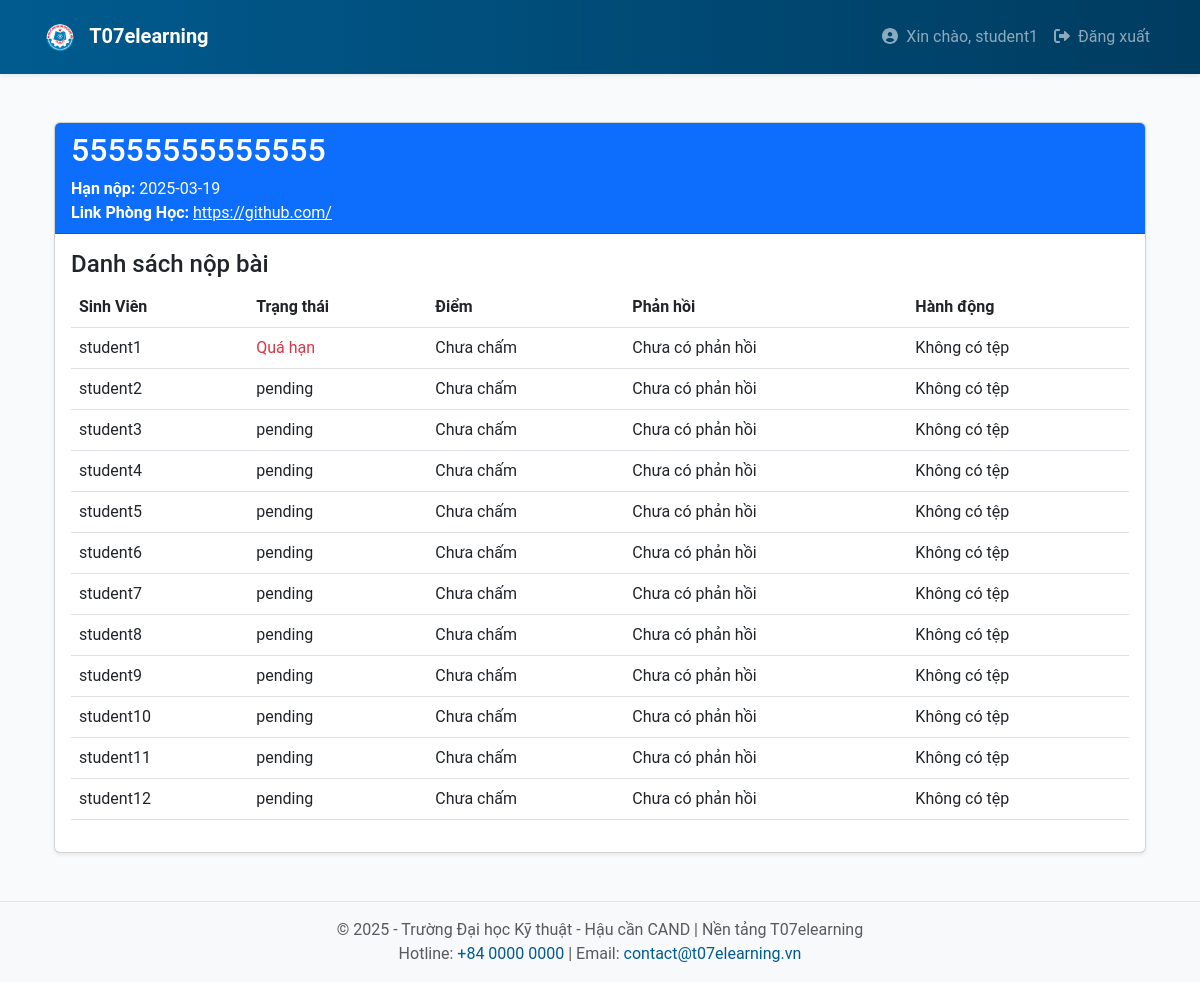
Screenshot of /lecturer/assignment/5 (signed in) with the database file from the repository.
### app/models.py (models this page shows, shortened)
class User(UserMixin, db.Model):
    __tablename__ = 'users'
    id = db.Column(db.Integer, primary_key=True)
    username = db.Column(db.String(64), unique=True, nullable=False)
    email = db.Column(db.String(120), unique=True, nullable=False)
    password_hash = db.Column(db.String(128), nullable=False)
    registered_on = db.Column(db.DateTime, default=datetime.utcnow)
    last_seen = db.Column(db.DateTime, default=datetime.utcnow, onupdate=datetime.utcnow)
    roles = db.relationship('Role', secondary='user_roles', back_populates='users')
    courses = db.relationship('Course', backref='lecturer', lazy='dynamic')
    enrollments = db.relationship('Enrollment', backref='student', lazy='dynamic')
    submissions = db.relationship('Submission', backref='student', lazy='dynamic')
    notifications = db.relationship('Notification', backref='user', lazy='dynamic')

class Assignment(db.Model):
    __tablename__ = 'assignments'
    id = db.Column(db.Integer, primary_key=True)
    class_id = db.Column(db.Integer, db.ForeignKey('classes.id'), nullable=False)
    title = db.Column(db.String(128), nullable=False)
    description = db.Column(db.Text, nullable=True)
    due_date = db.Column(db.DateTime, nullable=False)
    max_attempts = db.Column(db.Integer, default=1)
    created_on = db.Column(db.DateTime, default=datetime.utcnow)
    attachment_url = db.Column(db.String(512), nullable=True)
    class_link = db.Column(db.String(256), nullable=True)  # New field for class link
    lecturer_id = db.Column(db.Integer, db.ForeignKey('users.id'), nullable=False)
    deadline_duration = db.Column(db.Integer, nullable=False, default=0)
    submissions = db.relationship('Submission', back_populates='assignment')

class Submission(db.Model):
    __tablename__ = 'submissions'
    id = db.Column(db.Integer, primary_key=True)
    assignment_id = db.Column(db.Integer, db.ForeignKey('assignments.id'), nullable=False)
    student_id = db.Column(db.Integer, db.ForeignKey('users.id'), nullable=False)
    submission_date = db.Column(db.DateTime, default=datetime.utcnow)
    file_url = db.Column(db.String(512), nullable=True)
    grade = db.Column(db.Float, nullable=True)
    feedback = db.Column(db.Text, nullable=True)
    status = db.Column(db.String(64), nullable=False, default='pending')
    answer = db.Column(db.Text, nullable=True)
    assignment = db.relationship('Assignment', back_populates='submissions')

### app/lecturer/routes.py (the view)
@bp.route('/assignment/<int:assignment_id>', methods=['GET'])
@login_required
def view_assignment(assignment_id):
    assignment = Assignment.query.get_or_404(assignment_id)
    submissions = Submission.query.filter_by(assignment_id=assignment.id).all()
    deadline_time = assignment.created_on + timedelta(minutes=assignment.deadline_duration)
    for submission in submissions:
        if submission.status == 'pending' and datetime.utcnow() > deadline_time:
            submission.status = 'overdue'
            db.session.commit()
    return render_template('lecturer/view_assignment.html', assignment=assignment, submissions=submissions)

### app/templates/lecturer/view_assignment.html
{% extends "base.html" %}
{% block content %}
<div class="container mt-5">
    <div class="card shadow-sm">
        <div class="card-header bg-primary text-white">
            <h2>{{ assignment.title }}</h2>
            <p class="mb-0"><strong>Hạn nộp:</strong> {{ assignment.due_date.strftime('%Y-%m-%d') }}</p>
            {% if assignment.class_link %}
            <p class="mb-0"><strong>Link Phòng Học:</strong> <a href="{{ assignment.class_link }}" target="_blank" class="class-link">{{ assignment.class_link }}</a></p>
            {% else %}
            <p class="mb-0"><strong>Link Phòng Học:</strong> Không có link</p>
            {% endif %}
        </div>
        <div class="card-body">
            <h4>Danh sách nộp bài</h4>
            <table class="table">
                <thead>
                    <tr>
                        <th>Sinh Viên</th>
                        <th>Trạng thái</th>
                        <th>Điểm</th>
                        <th>Phản hồi</th>
                        <th>Hành động</th>
                    </tr>
                </thead>
                <tbody>
                    {% for submission in submissions %}
                    <tr>
                        <td>{{ submission.student.username }}</td>
                        <td>
                            {% if submission.status == 'overdue' %}
                                <span class="text-danger">Quá hạn</span>
                            {% else %}
                                {{ submission.status }}
                            {% endif %}
                        </td>
                        <td>{{ submission.grade if submission.grade is not none else 'Chưa chấm' }}</td>
                        <td>{{ submission.feedback if submission.feedback else 'Chưa có phản hồi' }}</td>
                        <td>
                            {% if submission.file_url %}
                                <a href="{{ url_for('static', filename=submission.file_url.replace('\\', '/')) }}" class="btn btn-primary btn-sm" download>Tải xuống</a>
                            {% else %}
                                Không có tệp
                            {% endif %}
                        </td>
                    </tr>
                    {% endfor %}
                </tbody>
            </table>
        </div>
    </div>
</div>
{% endblock %}

### app/templates/base.html (shortened to what this page needs)
<!DOCTYPE html>
<html lang="vi">
<head>
  <link rel="stylesheet" href="https://cdn.jsdelivr.net/npm/bootstrap@5.3.0/dist/css/bootstrap.min.css">
  <link rel="stylesheet" href="{{ url_for('static', filename='css/main.css') }}">
</head>
<body>
  <nav class="navbar navbar-expand-lg navbar-dark bg-t07 py-3 shadow-sm">
    <div class="container">
      <a class="navbar-brand fw-bold" href="{{ url_for('main.index') }}">
        <img src="{{ url_for('static', filename='images/logo.png') }}" alt="T07 Logo" height="30" class="me-2">
        T07elearning
      </a>
      <div class="collapse navbar-collapse" id="mainNav">
        <ul class="navbar-nav ms-auto">
          {% if current_user.is_authenticated %}
            <li class="nav-item">
              <a class="nav-link" href="#">
                <i class="fas fa-user-circle me-1"></i> Xin chào, {{ current_user.username }}
              </a>
            </li>
            <li class="nav-item">
              <a class="nav-link" href="{{ url_for('auth.logout') }}">
                <i class="fas fa-sign-out-alt me-1"></i> Đăng xuất
              </a>
            </li>
          {% endif %}
        </ul>
      </div>
    </div>
  </nav>
  <div class="container my-4">
    {% block content %}
    {% endblock %}
  </div>
  <footer class="bg-light py-3 footer-t07 mt-5">
    <div class="container text-center text-muted">
      <p class="mb-0">&copy; 2025 - Trường Đại học Kỹ thuật - Hậu cần CAND | Nền tảng T07elearning</p>
      <p class="mb-0">Hotline: <a href="tel:+8400000000">+84 0000 0000</a> | Email: <a href="mailto:contact@t07elearning.vn">contact@t07elearning.vn</a></p>
    </div>
  </footer>
</body>
</html>

### app/static/css/main.css (style rules this page uses)
* { box-sizing: border-box; }
body { font-family: "Roboto", sans-serif; background-color: #f9fafc; color: #4a4a4a; }
.bg-t07 { background: linear-gradient(90deg, #005b8f 0%, #003c60 100%); }
.footer-t07 { border-top: 1px solid #e2e2e2; }
.footer-t07 a { color: #005b8f; text-decoration: none; }
.class-link { color: white; }

### rows the page displays
User: username "student1"
Assignment: title "55555555555555", due_date "2025-03-19", class_link "https://github.com/"
Submission: student.username "student1", status "Quá hạn", grade "Chưa chấm", feedback "Chưa có phản hồi", shows "Không có tệp"
Submission: student.username "student2", status "pending", grade "Chưa chấm", feedback "Chưa có phản hồi", shows "Không có tệp"
Submission: student.username "student3", status "pending", grade "Chưa chấm", feedback "Chưa có phản hồi", shows "Không có tệp"
Submission: student.username "student4", status "pending", grade "Chưa chấm", feedback "Chưa có phản hồi", shows "Không có tệp"
Submission: student.username "student5", status "pending", grade "Chưa chấm", feedback "Chưa có phản hồi", shows "Không có tệp"
Submission: student.username "student6", status "pending", grade "Chưa chấm", feedback "Chưa có phản hồi", shows "Không có tệp"
Submission: student.username "student7", status "pending", grade "Chưa chấm", feedback "Chưa có phản hồi", shows "Không có tệp"
Submission: student.username "student8", status "pending", grade "Chưa chấm", feedback "Chưa có phản hồi", shows "Không có tệp"
Submission: student.username "student9", status "pending", grade "Chưa chấm", feedback "Chưa có phản hồi", shows "Không có tệp"
Submission: student.username "student10", status "pending", grade "Chưa chấm", feedback "Chưa có phản hồi", shows "Không có tệp"
Submission: student.username "student11", status "pending", grade "Chưa chấm", feedback "Chưa có phản hồi", shows "Không có tệp"
Submission: student.username "student12", status "pending", grade "Chưa chấm", feedback "Chưa có phản hồi", shows "Không có tệp"
